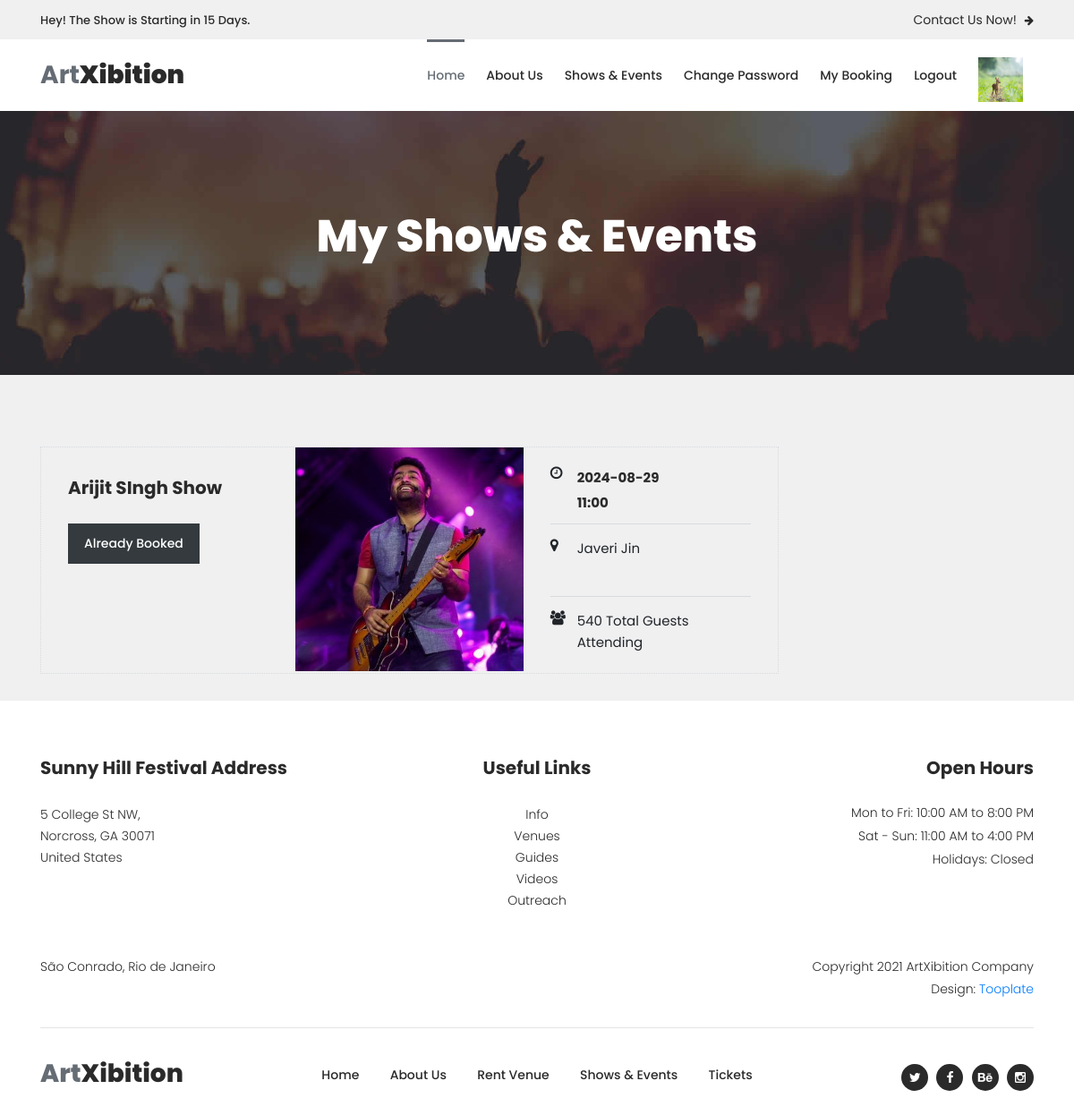
Screenshot of /payment/1/ (signed in) with the database file from the repository.
### myapp/models.py (models this page shows, shortened)
class BookEvent(models.Model):
	user=models.ForeignKey(User,on_delete=models.CASCADE)
	event=models.ForeignKey(Event,on_delete=models.CASCADE)
	event_price=models.PositiveIntegerField()
	ticket_qty=models.PositiveIntegerField()
	total_price=models.PositiveIntegerField(default=0)
	payment_status=models.BooleanField(default=False)

class Event(models.Model):
	manager=models.ForeignKey(User,on_delete=models.CASCADE)
	event_name=models.CharField(max_length=100)
	event_date=models.CharField(max_length=100)
	event_time=models.CharField(max_length=100)
	event_venue=models.TextField()
	event_picture=models.ImageField(upload_to="event_picture/")
	event_price=models.PositiveIntegerField()

### myapp/views.py (the view)
# urls.py: path('payment/<int:pk>/',views.payment,name='payment'),
def payment(request,pk):
	bookevent=BookEvent.objects.get(pk=pk)
	total_price=bookevent.total_price
	be=bookevent.pk
	print("BE : ",be)
	return render(request,'payment.html',{'bookevent':bookevent,'total_price':total_price,'be':be})

### myapp/templates/payment.html (shortened to what this page needs)
{% extends 'header.html' %}
{% load static %}
{% block content %}
<!DOCTYPE html>
<html lang="en">
<head>
</head>
<body>
    <div class="page-heading-shows-events">
        <div class="container">
            <div class="row">
                <div class="col-lg-12">
                    <h2>My Shows & Events</h2>
                </div>
            </div>
        </div>
    </div>
    <div class="shows-events-tabs">
        <div class="container">
            <div class="row">
                <div class="col-lg-12">
                    <div class="row" id="tabs">
                      <div class="col-lg-12">
                        <section class='tabs-content'>
                            <article id='tabs-1'>
                                <div class="row">
                                    <div class="col-lg-9">
                                        <div class="row">
                                            <div class="col-lg-12">
                                                <div class="event-item">
                                                    <div class="row">
                                                        <div class="col-lg-4">
                                                            <div class="left-content">
                                                                <h4>{{bookevent.event.event_name}}</h4>
                                                                <div class="main-dark-button">
                                                                    {% if bookevent.payment_status == False %}
            <form method="post">
              <input type="hidden" id="net_price" name="amount" value="{{total_price}}">
              <button type="button" class="btn btn-lg btn-primary" id="checkout-button">Checkout</button>
            </form>
                                                                {% else %}
                                                                    <a href="" disabled>Already Booked</a>
                                                                {% endif %}
                                                                </div>
                                                            </div>
                                                        </div>
                                                        <div class="col-lg-4">
                                                            <div class="thumb">
                                                                <img src="{{bookevent.event.event_picture.url}}" alt="" style="height: 250px;width: 300px;">
                                                            </div>
                                                        </div>
                                                        <div class="col-lg-4">
                                                            <div class="right-content">
                                                                <ul>
                                                                    <li>
                                                                        <i class="fa fa-clock-o"></i>
                                                                        <h6>{{bookevent.event.event_date}}<br>{{bookevent.event.event_time}}</h6>
                                                                    </li>
                                                                    <li>
                                                                        <i class="fa fa-map-marker"></i>
                                                                        <span>{{bookevent.event.event_venue}}</span>
                                                                    </li>
                                                                    <li>
                                                                        <i class="fa fa-users"></i>
                                                                        <span>540 Total Guests Attending</span>
                                                                    </li>
                                                                </ul>
                                                            </div>
                                                        </div>
                                                    </div>
                                                </div>
                                            </div>
                                        </div>
                                    </div>
                                </div>
                            </article>
                        </section>
                    </div>
                </div>
            </div>
        </div>
    </div>
</div>
</body>
</html>
{% endblock %}

### myapp/static/assets/css/tooplate-artxibition.css (style rules this page uses)
html, body, div, span, applet, object, iframe, h1, h2, h3, h4, h5, h6, p, blockquote, div pre, a, abbr, acronym, address, big, cite, code, del, dfn, em, font, img, ins, kbd, q, s, samp, small, strike, strong, sub, sup, tt, var, b, u, i, center, dl, dt, dd, ol, ul, li, figure, header, nav, section, article, aside, footer, figcaption { margin: 0; padding: 0; border: 0; outline: 0; }
ul, li { padding: 0; margin: 0; list-style: none; }
header, nav, section, article, aside, footer, hgroup { display: block; }
* { box-sizing: border-box; }
html, body { font-family: 'Poppins', sans-serif; font-weight: 400; background-color: #fff; font-size: 16px; -ms-text-size-adjust: 100%; -webkit-font-smoothing: antialiased; -moz-osx-font-smoothing: grayscale; }
a { text-decoration: none !important; }
h1, h2, h3, h4, h5, h6 { margin-top: 0px; margin-bottom: 0px; }
h4 { line-height: 30px; }
ul { margin-bottom: 0px; }
html, body { background: #fff; font-family: 'Poppins', sans-serif; }
.main-dark-button a { display: inline-block; font-size: 14px; padding: 12px 18px; background-color: #343a3e; color: #fff; text-align: center; font-weight: 500; text-transform: capitalize; transition: all .3s; }
.event-item .thumb img { width: 100%; overflow: hidden; }
.page-heading-shows-events { background-image: url(../images/shows_events_bg.jpg); background-size: cover; background-repeat: no-repeat; padding: 110px 0px; text-align: center; }
.page-heading-shows-events h2 { font-size: 50px; color: #fff; font-weight: 800; margin-bottom: 15px; }
.shows-events-tabs { background-color: #f0f0f1; }
.shows-events-tabs #tabs ul { margin-top: 10px; padding: 0; }
.shows-events-tabs #tabs ul li { display: inline-block; margin-right: 30px; }
.shows-events-tabs #tabs ul li:last-child { margin-right: 0px; }
.shows-events-tabs .tabs-content { margin-top: 80px; text-align: left; display: inline-block; transition: all 0.3s; }
.shows-events-tabs .tabs-content h4 { font-size: 30px; font-weight: 700; color: #2a2a2a; margin-bottom: 25px; }
.shows-events-tabs .tabs-content .event-item { border: 1px dotted #d7dadc; margin-bottom: 30px; }
.shows-events-tabs .tabs-content .event-item img { max-width: 100%; overflow: hidden; }
.shows-events-tabs .tabs-content .event-item .left-content { padding: 30px; }
.shows-events-tabs .tabs-content .event-item .left-content h4 { font-size: 20px; font-weight: 700; color: #2a2a2a; margin-bottom: 20px; }
.shows-events-tabs .tabs-content .event-item .left-content .main-dark-button { margin-top: 25px; }
.shows-events-tabs .tabs-content .event-item .right-content ul li { display: inline-block; width: 100%; border-bottom: 1px solid #d7dadc; margin-bottom: 15px; padding-bottom: 5px; }
.shows-events-tabs .tabs-content .event-item .right-content ul li:last-child { margin-bottom: 0; padding-bottom: 0; border-bottom: none; }
.shows-events-tabs .tabs-content .event-item .right-content { padding: 10px 30px 10px 0px; }
.shows-events-tabs .tabs-content .event-item .right-content ul li i { width: 30px; display: inline-block; height: 60px; float: left; }
.shows-events-tabs .tabs-content .event-item .right-content ul li h6 { font-weight: 700; color: #2a2a2a; font-size: 15px; width: 100%; display: inline; line-height: 28px; }
.shows-events-tabs .tabs-content .event-item .right-content ul li span { font-size: 15px; }

### rows the page displays
BookEvent: event.event_name "Arijit SIngh Show", event.event_picture (picture), event.event_date "2024-08-29", event.event_time "11:00", event.event_venue "Javeri Jin"
